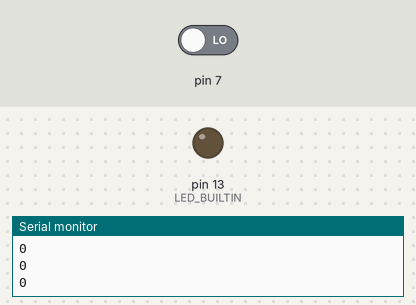
Bench run of a program on a simulated Arduino Uno, built with avr-gcc and run on an emulated ATmega328P. Shown: output pins drawn as LEDs (lit = HIGH), the last lines printed to the serial monitor. The inputs (shaded band) are chosen by the test bench; at power-on: pin 7 LOW.

Above: at 1.4 s.
1.5 s: pin 7 driven HIGH
At 3.0 s:
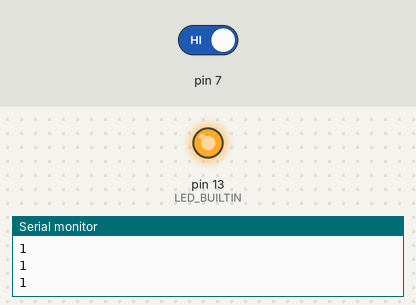
4.5 s: pin 7 driven LOW
At 5.3 s:
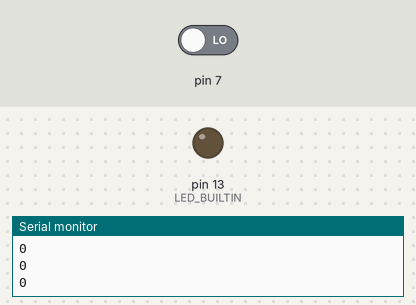
Timing chart, 0 to 7.5 s (numbered marks = the images above; inputs shaded):
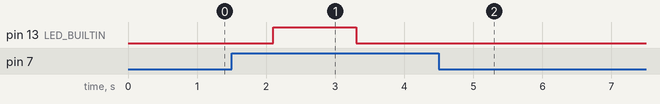

The program:

main.cpp
```cpp
#include <Arduino.h>

unsigned long timerecord = 0;
unsigned long time_1s = 1000;
unsigned long time_2s = 2000;
bool led_state = 1;

void task1setup() {
  pinMode(LED_BUILTIN, OUTPUT);
  digitalWrite(LED_BUILTIN, LOW);
}

void task1loop() {
  digitalWrite(LED_BUILTIN, HIGH);
  delay(1000);
  digitalWrite(LED_BUILTIN, LOW);
  delay(2000);
}


void task2setup() {
  pinMode(LED_BUILTIN, OUTPUT);
  digitalWrite(LED_BUILTIN, LOW);
}

void task2loop() {
  if (millis() - timerecord > time_1s && led_state == 0) {
    timerecord = millis();
    digitalWrite(LED_BUILTIN, led_state);
    led_state = !led_state;
  }
  if (millis() - timerecord > time_2s && led_state == 1) {
    timerecord = millis();
    digitalWrite(LED_BUILTIN, led_state);
    led_state = !led_state;
  }
}


void task3setup() {
  pinMode(LED_BUILTIN, OUTPUT);
  pinMode(7, INPUT);
  digitalWrite(LED_BUILTIN, LOW);
  Serial.begin(9600);
}

void task3loop() {
  int button_state = digitalRead(7);
  Serial.println(button_state);
  if (button_state == HIGH) {
    task2loop();
  }
  else {
    digitalWrite(LED_BUILTIN, LOW);
  }
  delay(300);
}


void setup() {
  // task1setup();
  // task2setup();
  task3setup();
}

void loop() {
  // task1loop();
  // task2loop();
  task3loop();
}
```

Measured:
- after the input at 1.5 s, pin 13 (LED_BUILTIN): LOW → HIGH after 0.60 s, → LOW 1.2 s later
- after the input at 4.5 s, pin 13 (LED_BUILTIN): stops changing and stays LOW
